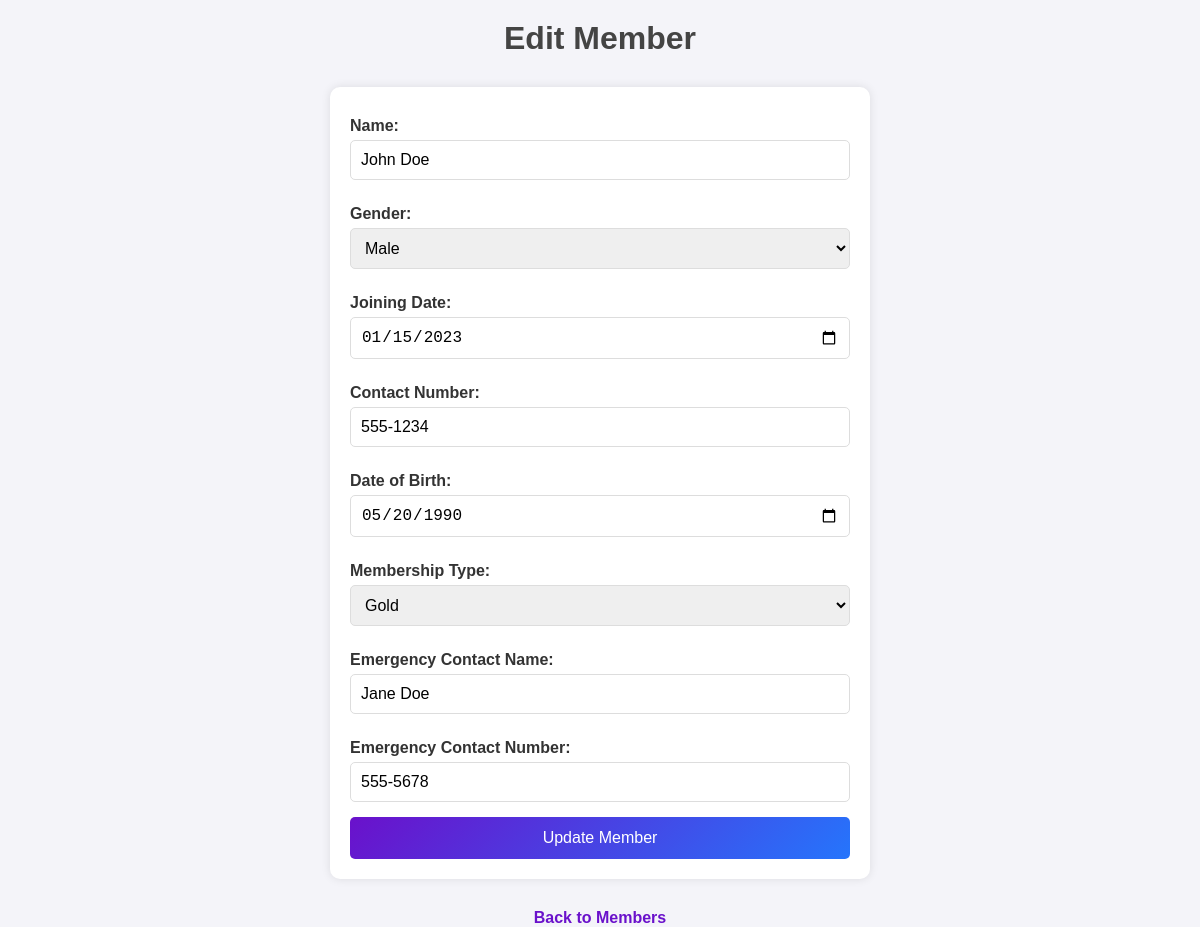
Page /edit_member/1 on the committed database.
### tables this page shows
CREATE TABLE Members (
        member_id INTEGER PRIMARY KEY,
        name TEXT NOT NULL,
        gender TEXT,
        joining_date DATE,
        contact_number TEXT,
        date_of_birth DATE,
        membership_type TEXT,
        emergency_contact_name TEXT,
        emergency_contact_number TEXT
    );

### app.py (the view, shortened to what this page needs)
@app.route('/edit_member/<int:member_id>', methods=['GET', 'POST'])
def edit_member(member_id):
    conn = get_db_connection()
    cursor = conn.cursor()
    cursor.execute('SELECT * FROM Members WHERE member_id = ?', (member_id,))
    member = cursor.fetchone()
    conn.close()
    return render_template('edit_member.html', member=member)

### app.py (called while the page is built)
def get_db_connection():
    conn = sqlite3.connect('gym_management_system.db')
    conn.row_factory = sqlite3.Row
    return conn

### templates/edit_member.html (shortened to what this page needs)
<!DOCTYPE html>
<html lang="en">
<head>
</head>
<body>
    <h1>Edit Member</h1>
    <form method="POST">
        <label for="name">Name:</label>
        <input type="text" id="name" name="name" value="{{ member['name'] }}" required>
        <label for="gender">Gender:</label>
        <select id="gender" name="gender">
            <option value="Male" {% if member['gender'] == 'Male' %}selected{% endif %}>Male</option>
        </select>
        <label for="joining_date">Joining Date:</label>
        <input type="date" id="joining_date" name="joining_date" value="{{ member['joining_date'] }}">
        <label for="contact_number">Contact Number:</label>
        <input type="text" id="contact_number" name="contact_number" value="{{ member['contact_number'] }}" required>
        <label for="date_of_birth">Date of Birth:</label>
        <input type="date" id="date_of_birth" name="date_of_birth" value="{{ member['date_of_birth'] }}">
        <label for="membership_type">Membership Type:</label>
        <select id="membership_type" name="membership_type">
            <option value="Gold" {% if member['membership_type'] == 'Gold' %}selected{% endif %}>Gold</option>
        </select>
        <label for="emergency_contact_name">Emergency Contact Name:</label>
        <input type="text" id="emergency_contact_name" name="emergency_contact_name" value="{{ member['emergency_contact_name'] }}">
        <label for="emergency_contact_number">Emergency Contact Number:</label>
        <input type="text" id="emergency_contact_number" name="emergency_contact_number" value="{{ member['emergency_contact_number'] }}">
        <button type="submit">Update Member</button>
    </form>
    <a href="{{ url_for('view_members') }}">Back to Members</a>
</body>
</html>

### templates/edit_member.html (style rules this page uses)
body { font-family: Arial, sans-serif; margin: 0; padding: 0; background-color: #f4f4f9; color: #333; }
h1 { text-align: center; margin-top: 20px; color: #444; }
form { max-width: 500px; margin: 30px auto; background: #fff; padding: 20px; border-radius: 10px; box-shadow: 0 0 10px rgba(0, 0, 0, 0.1); }
label { font-weight: bold; display: block; margin: 10px 0 5px; }
input[type="text"], input[type="date"], select { width: 100%; padding: 10px; margin-bottom: 15px; border: 1px solid #ddd; border-radius: 5px; font-size: 16px; box-sizing: border-box; }
button { background: linear-gradient(135deg, #6a11cb, #2575fc); color: #fff; border: none; padding: 12px; font-size: 16px; cursor: pointer; border-radius: 5px; width: 100%; transition: background 0.3s ease, transform 0.2s; }
a { text-decoration: none; color: #6a11cb; font-weight: bold; display: block; text-align: center; margin-top: 20px; }

### rows in the picture
Members: name "John Doe", gender "Male", joining_date "01/15/2023", contact_number "555-1234", date_of_birth "05/20/1990", membership_type "Gold", emergency_contact_name "Jane Doe", emergency_contact_number "555-5678"
